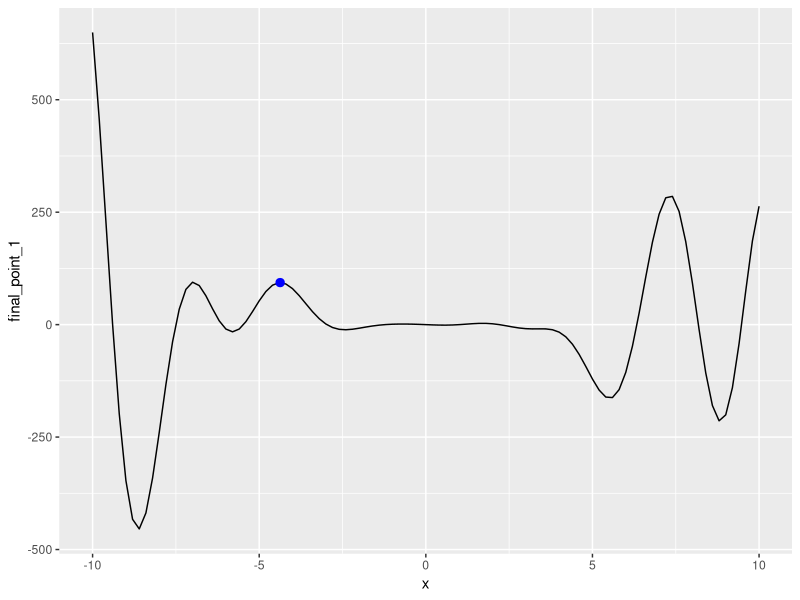
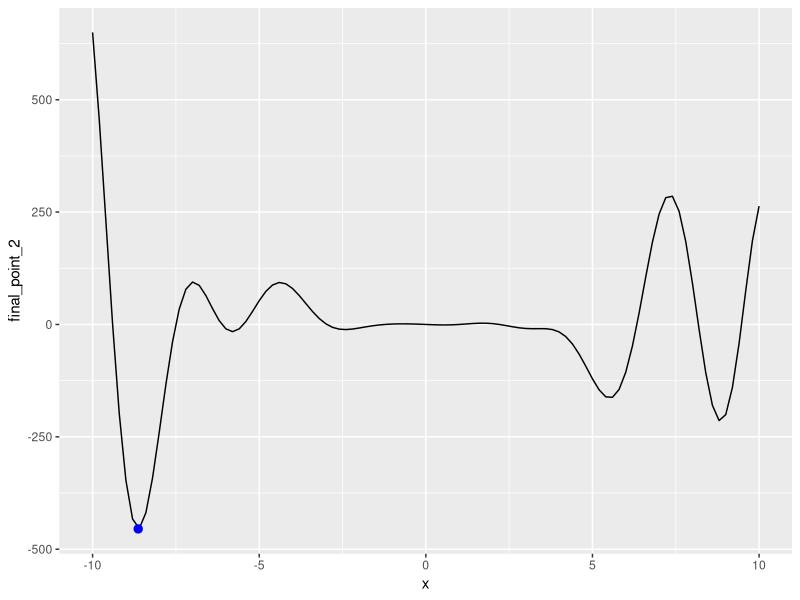
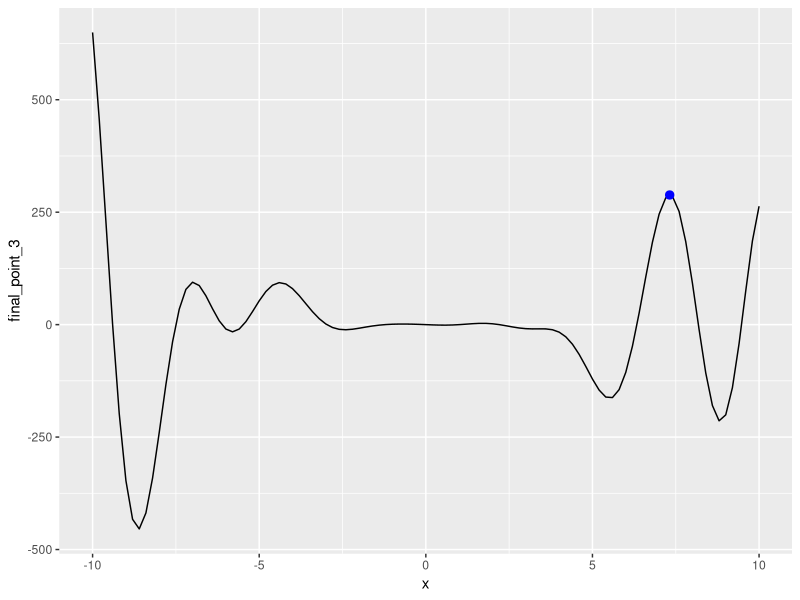

Source code (R) for these figures, in order:
## ---- chunk 1
knitr::opts_chunk$set(echo = TRUE)
## ---- chunk 2
library(ggplot2)
library(data.table)

f <- function(x){
  (x^3)*cos(x)*sin(x)+(3*(x^2)*sin(x))-3*x
}

fx <- expression((x^3)*cos(x)*sin(x)+(3*(x^2)*sin(x))-3*x )
secant<-function(x_one,x_two,e,func){
   k = 2
   v <- c(x_one, x_two)
   first_derivative = D(func, 'x')
      
  repeat {
    x = c(v[k-1],v[k])
    k_minus_1_derivative = eval(first_derivative)[1]
    k_derivative = eval(first_derivative)[2]

    v[k + 1] = v[k] - ((k_derivative)*(v[k]-v[k-1]))/(k_derivative-k_minus_1_derivative)
    
    k = k + 1
    
    if(abs(k_derivative) <= e) break
  }

  return(v)
  
}

iterations1<-secant(-5,-4.8,0.001,fx)
last_iteration1 <- iterations1[length(iterations1)]
final_point_1 = f(iterations1[length(iterations1)])
final_df1 <- data.table(last_iteration1, final_point_1)
iterations_and_values1=data.table(c(0:(length(iterations1)-1)),iterations1,f(iterations1))
colnames(iterations_and_values1) = c("iteration","x","fx")


ggplot(data = data.frame(x = 0), mapping = aes(x = x)) + stat_function(fun = f) + xlim(-10,10) + geom_point(data = final_df1, aes(x = last_iteration1, y = final_point_1), colour = "blue", size = 2.5)
iterations_and_values1



iterations2<-secant(-9.5,-9.0,0.005,fx)
last_iteration2 <- iterations2[length(iterations2)]
final_point_2 = f(iterations2[length(iterations2)])
final_df2 <- data.table(last_iteration2, final_point_2)
iterations_and_values2=data.table(c(0:(length(iterations2)-1)),iterations2,f(iterations2))
colnames(iterations_and_values2) = c("iteration","x","fx")

ggplot(data = data.frame(x = 0), mapping = aes(x = x)) + stat_function(fun = f) + xlim(-10,10) + geom_point(data = final_df2, aes(x = last_iteration2, y = final_point_2), colour = "blue", size = 2.5)
iterations_and_values2


iterations3<-secant(7,8,0.0005,fx)
last_iteration3 <- iterations3[length(iterations3)]
final_point_3 = f(iterations3[length(iterations3)])
final_df3 <- data.table(last_iteration3, final_point_3)
iterations_and_values3=data.table(c(0:(length(iterations3)-1)),iterations3,f(iterations3))
colnames(iterations_and_values3) = c("iteration","x","fx")


ggplot(data = data.frame(x = 0), mapping = aes(x = x)) + stat_function(fun = f) + xlim(-10,10) + geom_point(data = final_df3, aes(x = last_iteration3, y = final_point_3), colour = "blue", size = 2.5)
iterations_and_values3

